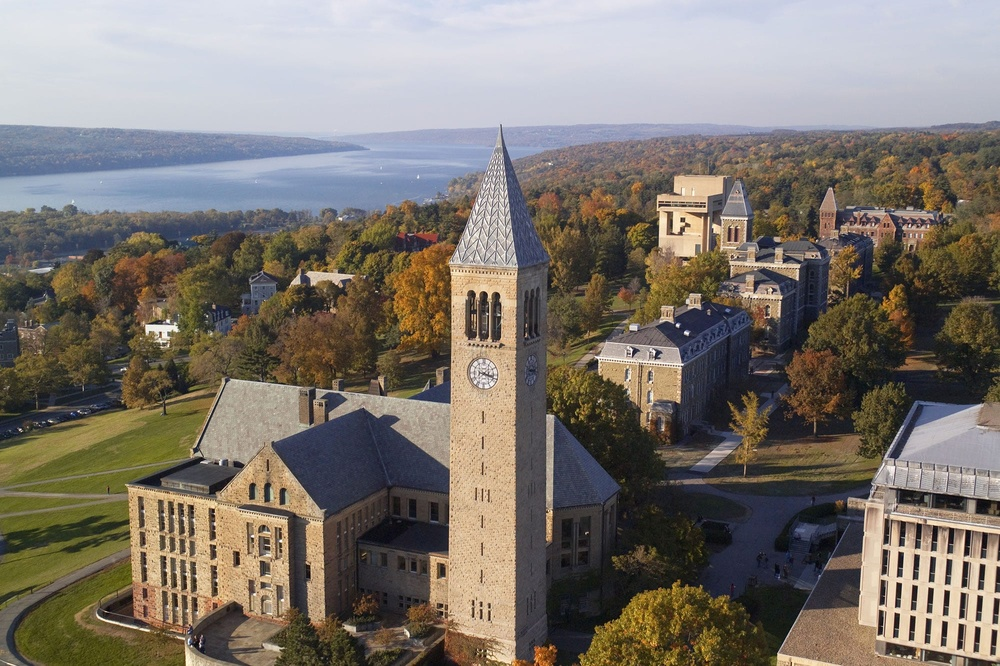
#> input picture original_img.jpg, 1000 x 666 px, shrunk from 2000 x 1333 before the run
$ jupyter execute image_compression.ipynb
#> lines starting #> are read from the running program, lines starting #| are printed output that depends on the picture
[cell 1]
import cv2
import numpy as np
import matplotlib.pyplot as plt
from sklearn.cluster import KMeans

[cell 2]
img = cv2.imread('original_img.jpg')
#> img is the input picture: shape (666, 1000, 3); mean B, G, R 109.9, 117.7, 124.7
if img is None:
    print("Error: Image not found or could not be loaded.")
else:
    # Convert the image from BGR to RGB format
    img = cv2.cvtColor(img, cv2.COLOR_BGR2RGB)

# Pixels is a 2D array with a shape of (total_number_of_pixels, 3)
# Each row represents a pixel the 3 columns contain the RGB values
pixels = img.reshape((-1, 3)).astype(np.float32)

[cell 3]
# This cell displays the original image and 3 clustered images in a 2x2 grid

plt.figure(figsize=(10, 7.5))

plt.subplot(2, 2, 1)  # (rows, cols, position)
plt.imshow(img)
plt.title("Original Image")
plt.axis('off')

k_values = [2, 5, 10]
for i, k in enumerate(k_values):
    kmeans = KMeans(n_clusters=k, n_init=5, random_state=42)
    kmeans.fit(pixels)

    cluster_centers = kmeans.cluster_centers_
    labels = kmeans.labels_

    clustered_img = cluster_centers[labels].reshape(img.shape).astype(np.uint8)


    plt.subplot(2, 2, i + 2)
    plt.imshow(clustered_img)
    plt.title(f"Clustered Image (k={k})")
    plt.axis('off')

plt.tight_layout()
plt.show()
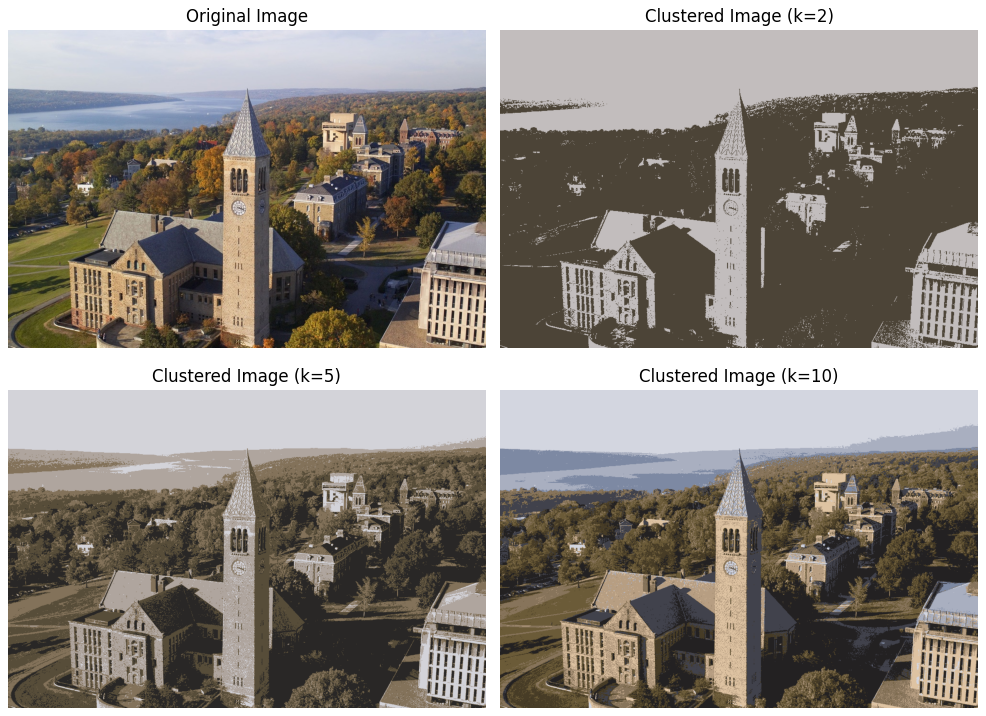
#> figure drawn by matplotlib, 4 panels

[cell 4]
# This cell displays the original image and clustered images for k values 2-6 in a vertical line

plt.figure(figsize=(10, 5))
plt.imshow(img)
plt.title("Original Image")
plt.axis('off')
plt.show()

# Adjust to try different k values
k_values = [2,3,4,5,6]

for k in k_values:
    kmeans = KMeans(n_clusters=k, n_init=5, random_state=42)
    kmeans.fit(pixels)

    cluster_centers = kmeans.cluster_centers_
    labels = kmeans.labels_

    # Replace the RGB value of each pixel with the RGB value of the cluser center
    # Convert back to original image dimensions
    # Convert the RGB values to 8-bit integers for valid image representation
    clustered_img = cluster_centers[labels].reshape(img.shape).astype(np.uint8)

    plt.figure(figsize=(10, 5))
    plt.imshow(clustered_img)
    plt.title(f"Clustered Image (k={k})")
    plt.axis('off')
    plt.show()
#> this loop made 5 passes
#> pass 1, `clustered_img = cluster_centers[labels].reshape(img.shape).astype(np.u..`:
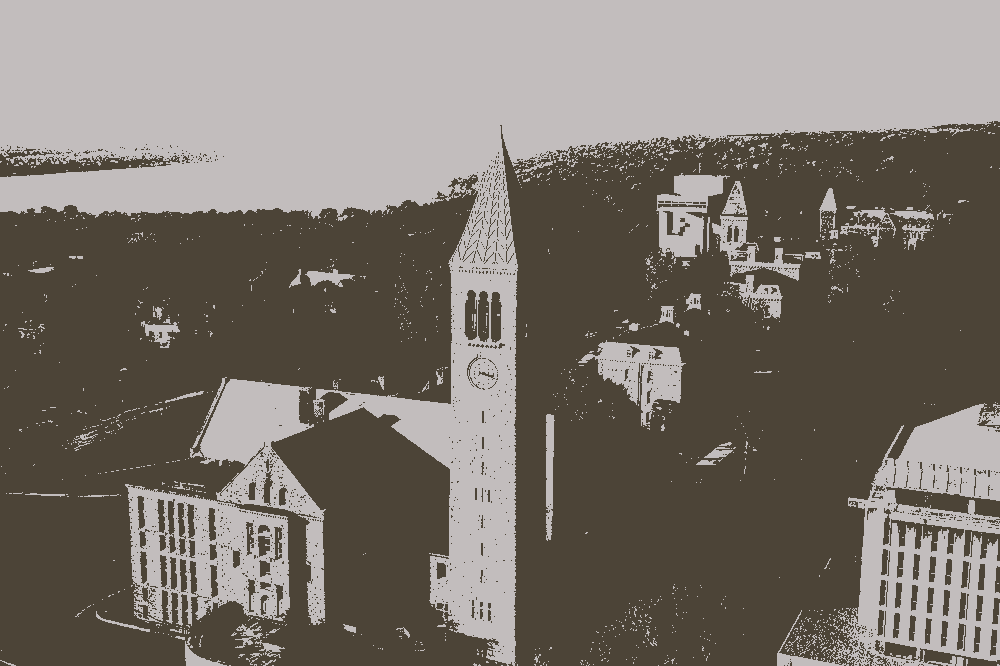
#> clustered_img: shape (666, 1000, 3); mean R, G, B 123.8, 117, 109.3
#> pass 2, `clustered_img = cluster_centers[labels].reshape(img.shape).astype(np.u..`:
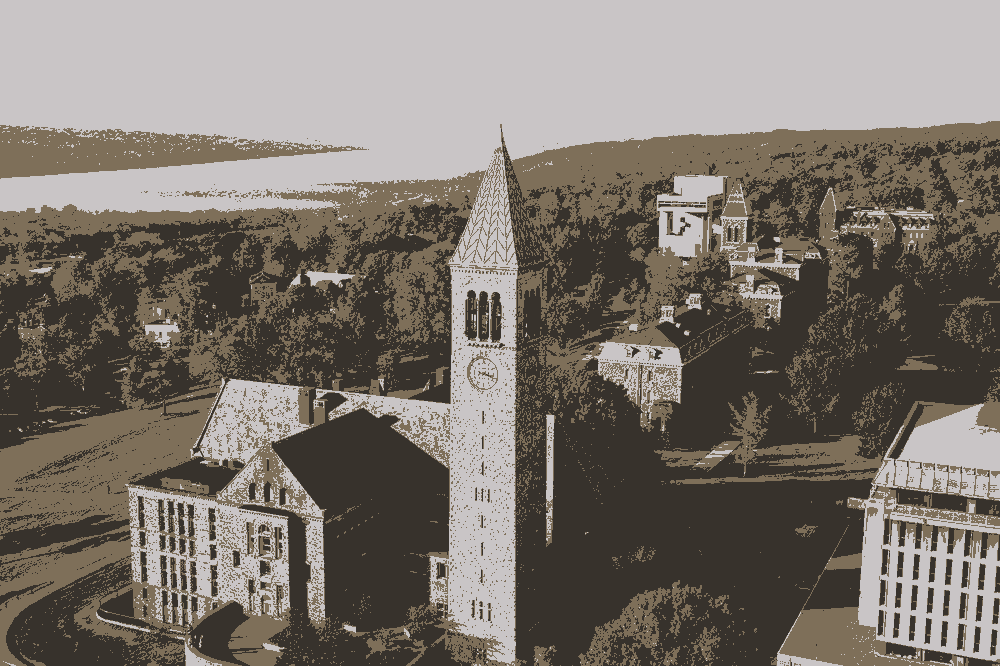
#> clustered_img: shape (666, 1000, 3); mean R, G, B 124.3, 117.1, 109.4
#> pass 3, `clustered_img = cluster_centers[labels].reshape(img.shape).astype(np.u..`:
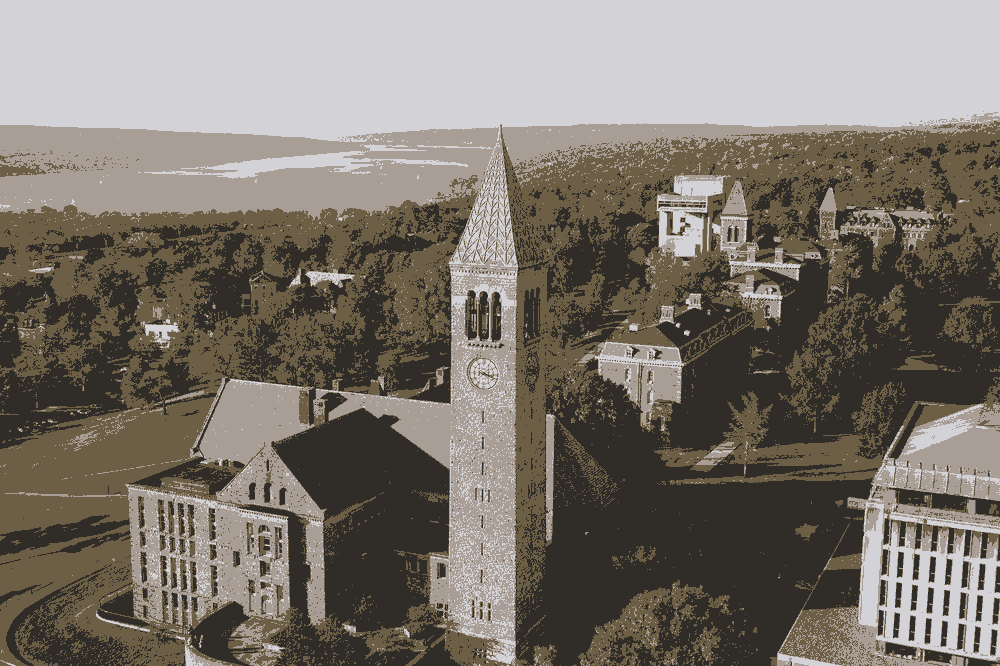
#> clustered_img: shape (666, 1000, 3); mean R, G, B 124.2, 117.6, 109.2
